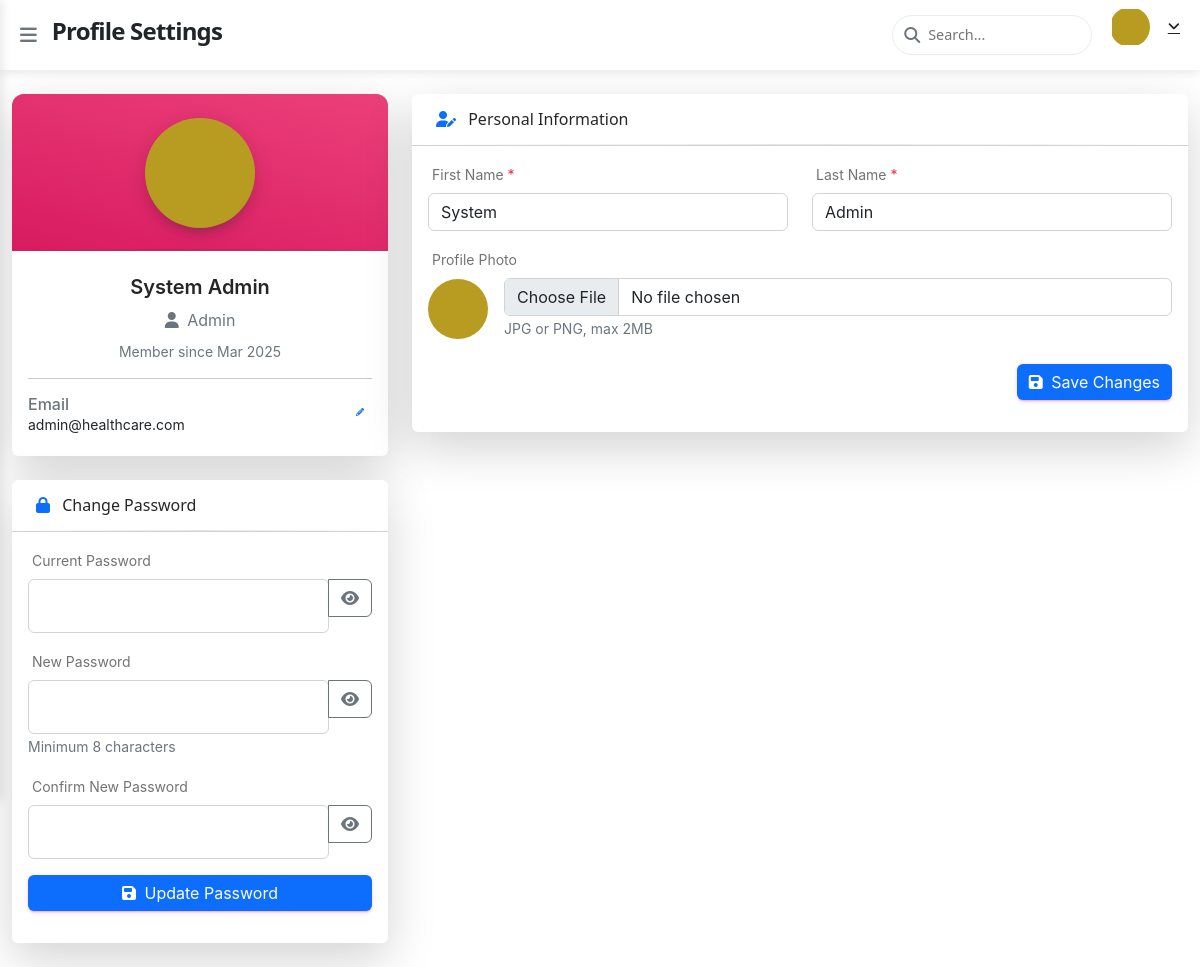
The page /doctor/profile.php (signed in) on the database its author committed.
### tables this page shows
CREATE TABLE IF NOT EXISTS `users` (
  `id` int NOT NULL AUTO_INCREMENT,
  `username` varchar(50) NOT NULL,
  `password` varchar(255) NOT NULL,
  `email` varchar(100) NOT NULL,
  `role` enum('admin','doctor','patient') NOT NULL,
  `first_name` varchar(50) NOT NULL,
  `last_name` varchar(50) NOT NULL,
  `created_at` timestamp NULL DEFAULT CURRENT_TIMESTAMP,
  `updated_at` timestamp NULL DEFAULT CURRENT_TIMESTAMP ON UPDATE CURRENT_TIMESTAMP,
  PRIMARY KEY (`id`),
  UNIQUE KEY `username` (`username`),
  UNIQUE KEY `email` (`email`)
);

### doctor/profile.php (the view, shortened to what this page needs)
<?php
require_once __DIR__ . '/../config/database.php';
try {
    $user_stmt = $pdo->prepare(
        "SELECT id, username, email, first_name, last_name, created_at
         FROM users WHERE id = ? LIMIT 1"
    );
    $user_stmt->execute([$_SESSION['user_id']]);
    $user = $user_stmt->fetch();
} catch (PDOException $e) {
    error_log("Database error in profile settings: " . $e->getMessage());
    die("An error occurred while loading your profile. Please try again later.");
}
include __DIR__ . '/../includes/header.php';
?>
<div class="container-fluid py-4">
    <div class="row">
        <div class="col-lg-4">
            <div class="card card-profile border-0 shadow-lg">
                <div class="card-header bg-gradient-primary p-3 position-relative">
                    <div class="text-center position-relative">
                        <div class="avatar avatar-xxl shadow-dark mt-2">
                            <?php if (file_exists("../assets/images/profiles/{$_SESSION['user_id']}.jpg")): ?>
                                <img src="../assets/images/profiles/<?= (int)$_SESSION['user_id'] ?>.jpg"
                                     alt="<?= htmlspecialchars($user['first_name'] ?? 'User') ?>"
                                     class="rounded-circle border-white"
                                     onerror="this.onerror=null;this.src='../assets/images/default-avatar.jpg'">
                            <?php else: ?>
                                <div class="avatar avatar-xxl rounded-circle bg-gradient-<?= ($_SESSION['role'] === 'doctor') ? 'primary' : 'secondary'; ?>">
                                    <span class="text-white display-4"><?= strtoupper(substr($user['first_name'] ?? 'U', 0, 1)) ?></span>
                                </div>
                            <?php endif; ?>
                        </div>
                    </div>
                </div>
                <div class="card-body pt-0">
                    <div class="text-center mt-4">
                        <h5 class="font-weight-bold">
                            <?= htmlspecialchars(($user['first_name'] ?? '') . ' ' . ($user['last_name'] ?? '')) ?>
                        </h5>
                        <p class="text-muted mb-0">
                            <?php if ($_SESSION['role'] === 'doctor'): ?>
                                <i class="fas fa-user-md me-1"></i>
                                <?= htmlspecialchars($profile_data['specialization'] ?? 'Doctor') ?>
                            <?php else: ?>
                                <i class="fas fa-user me-1"></i>
                                <?= ucfirst($_SESSION['role']) ?>
                            <?php endif; ?>
                        </p>
                        <p class="text-sm text-muted mt-2 mb-0">
                            Member since <?= date('M Y', strtotime($user['created_at'])) ?>
                        </p>
                    </div>
                    <hr class="my-3">
                    <div class="d-flex justify-content-between">
                        <div>
                            <h6 class="mb-0 text-muted">Email</h6>
                            <p class="text-sm mb-0"><?= htmlspecialchars($user['email']) ?></p>
                        </div>
                        <button class="btn btn-sm btn-link text-primary" data-bs-toggle="modal" data-bs-target="#emailModal">
                            <i class="fas fa-pencil-alt"></i>
                        </button>
                    </div>
                </div>
            </div>
            <div class="card border-0 shadow-lg mt-4">
                <div class="card-header bg-white">
                    <h6 class="mb-0">
                        <i class="fas fa-lock me-2 text-primary"></i>
                        Change Password
                    </h6>
                </div>
                <div class="card-body">
                    <form id="passwordForm" action="../api/change_password.php" method="POST">
                        <div class="mb-3">
                            <label class="form-label">Current Password</label>
                            <div class="input-group">
                                <input type="password" name="current_password" class="form-control" required>
                                <button class="btn btn-outline-secondary toggle-password" type="button">
                                    <i class="fas fa-eye"></i>
                                </button>
                            </div>
                        </div>
                        <div class="mb-3">
                            <label class="form-label">New Password</label>
                            <div class="input-group">
                                <input type="password" name="new_password" class="form-control"
                                       pattern=".{8,}" title="Minimum 8 characters" required>
                                <button class="btn btn-outline-secondary toggle-password" type="button">
                                    <i class="fas fa-eye"></i>
                                </button>
                            </div>
                            <small class="text-muted">Minimum 8 characters</small>
                        </div>
                        <div class="mb-3">
                            <label class="form-label">Confirm New Password</label>
                            <div class="input-group">
                                <input type="password" name="confirm_password" class="form-control" required>
                                <button class="btn btn-outline-secondary toggle-password" type="button">
                                    <i class="fas fa-eye"></i>
                                </button>
                            </div>
                        </div>
                        <button type="submit" class="btn btn-primary w-100">
                            <i class="fas fa-save me-1"></i> Update Password
                        </button>
                    </form>
                </div>
            </div>
        </div>
        <div class="col-lg-8">
            <div class="card border-0 shadow-lg">
                <div class="card-header bg-white">
                    <h6 class="mb-0">
                        <i class="fas fa-user-edit me-2 text-primary"></i>
                        Personal Information
                    </h6>
                </div>
                <div class="card-body">
                    <form id="profileForm" action="../api/update_profile.php" method="POST" enctype="multipart/form-data">
                        <div class="row">
                            <div class="col-md-6 mb-3">
                                <label class="form-label">First Name <span class="text-danger">*</span></label>
                                <input type="text" name="first_name" class="form-control"
                                       value="<?= htmlspecialchars($user['first_name'] ?? '') ?>" required>
                            </div>
                            <div class="col-md-6 mb-3">
                                <label class="form-label">Last Name <span class="text-danger">*</span></label>
                                <input type="text" name="last_name" class="form-control"
                                       value="<?= htmlspecialchars($user['last_name'] ?? '') ?>" required>
                            </div>
                        </div>
                        <div class="mb-3">
                            <label class="form-label">Profile Photo</label>
                            <div class="d-flex align-items-center">
                                <div class="me-3">
                                    <?php if (file_exists("../assets/images/profiles/{$_SESSION['user_id']}.jpg")): ?>
                                        <img src="../assets/images/profiles/<?= (int)$_SESSION['user_id'] ?>.jpg"
                                             alt="Current profile photo"
                                             class="rounded-circle"
                                             width="60"
                                             onerror="this.onerror=null;this.src='../assets/images/default-avatar.jpg'">
                                    <?php else: ?>
                                        <div class="avatar avatar-lg rounded-circle bg-gradient-<?= ($_SESSION['role'] === 'doctor') ? 'primary' : 'secondary'; ?>">
                                            <span class="text-white display-6"><?= strtoupper(substr($user['first_name'] ?? 'U', 0, 1)) ?></span>
                                        </div>
                                    <?php endif; ?>
                                </div>
                                <div class="flex-grow-1">
                                    <input type="file" name="profile_photo" class="form-control" accept="image/jpeg,image/png">
                                    <small class="text-muted">JPG or PNG, max 2MB</small>
                                </div>
                            </div>
                        </div>
                        <div class="d-flex justify-content-end mt-4">
                            <button type="submit" class="btn btn-primary">
                                <i class="fas fa-save me-1"></i> Save Changes
                            </button>
                        </div>
                    </form>
                </div>
            </div>
        </div>
    </div>
</div>
<?php include __DIR__ . '/../includes/footer.php'; ?>

### assets/css/custom-dashboard.css (style rules this page uses)
:root { --primary: #4CAF50; --secondary: #2196F3; --accent: #FFC107; --error: #F44336; --sidebar-width: 250px; --topbar-height: 70px; --text-primary: #212121; --text-secondary: #757575; --bg-default: #f5f7fa; --bg-paper: #ffffff; --shadow-sm: 0 1px 3px rgba(0,0,0,0.12); --shadow-md: 0 4px 6px rgba(0,0,0,0.1); --shadow-lg: 0 10px 15px rgba(0,0,0,0.1); }
body { background-color: var(--bg-default); color: var(--text-primary); font-family: 'Roboto', sans-serif; }
.d-flex { display: contents !important; }
.card { border-radius: 12px; transition: all 0.3s cubic-bezier(.25,.8,.25,1); }
.card-header { border-radius: 12px 12px 0 0 !important; padding: 1rem 1.5rem !important; border-bottom: 1px solid rgba(0,0,0,0.05); position: relative; overflow: hidden; }
.card-header::after { content: ''; position: absolute; bottom: 0; left: 0; right: 0; height: 1px; background: linear-gradient(90deg, transparent, rgba(0,0,0,0.1), transparent); }
.btn { border-radius: 8px; padding: 8px 16px; font-weight: 500; letter-spacing: 0.5px; transition: all 0.2s; }
.btn-sm { padding: 6px 12px; font-size: 0.8rem; }
.btn-primary { background-color: var(--primary); border-color: var(--primary); }
.btn-outline-secondary { border-color: #e0e0e0; }
.card { animation: fadeIn 0.4s ease-out forwards; }
.avatar { display: inline-flex; align-items: center; justify-content: center; width: 36px; height: 36px; border-radius: 50%; }
.avatar img { width: 100%; height: 100%; object-fit: cover; }
.bg-gradient-primary { background: linear-gradient(195deg, #49a3f1 0%, #1A73E8 100%); color: white; }
.btn-sm { padding: 0.25rem 0.5rem; font-size: 0.75rem; min-width: 30px; border-radius: 0.25rem; }

### assets/css/main.css (style rules this page uses)
:root { --primary: #4361ee; --secondary: #3f37c9; --accent: #4895ef; --danger: #f72585; --success: #4cc9f0; --warning: #f8961e; --info: #560bad; --light: #f8f9fa; --dark: #212529; --gray: #6c757d; --light-gray: #e9ecef; --sidebar-width: 250px; --topbar-height: 70px; --card-radius: 10px; --transition: all 0.3s ease; }
* { margin: 0; padding: 0; box-sizing: border-box; }
body { font-family: 'Segoe UI', Tahoma, Geneva, Verdana, sans-serif; background-color: #f5f7fb; color: var(--dark); line-height: 1.6; }
.btn { display: inline-flex; align-items: center; justify-content: center; gap: 8px; padding: 8px 16px; border-radius: 5px; font-weight: 500; cursor: pointer; transition: var(--transition); border: 1px solid transparent; }
.btn-sm { padding: 6px 12px; font-size: 0.8rem; }
.btn-primary { background-color: var(--primary); color: white; border-color: var(--primary); }
.form-control { width: 100%; padding: 10px 15px; border: 1px solid var(--light-gray); border-radius: 5px; font-family: inherit; font-size: 0.9rem; transition: var(--transition); }
.card { border-radius: 12px; transition: all 0.3s cubic-bezier(.25,.8,.25,1); }
.card-header { border-bottom: 1px solid rgba(0,0,0,0.05); }

### rows shown on the page
users: first_name+last_name "System Admin", created_at "Mar 2025", email "admin@healthcare.com", first_name "System", last_name "Admin"

### other values the page prints
$page_title "Profile Settings"
$_SESSION['role'] "Admin"
